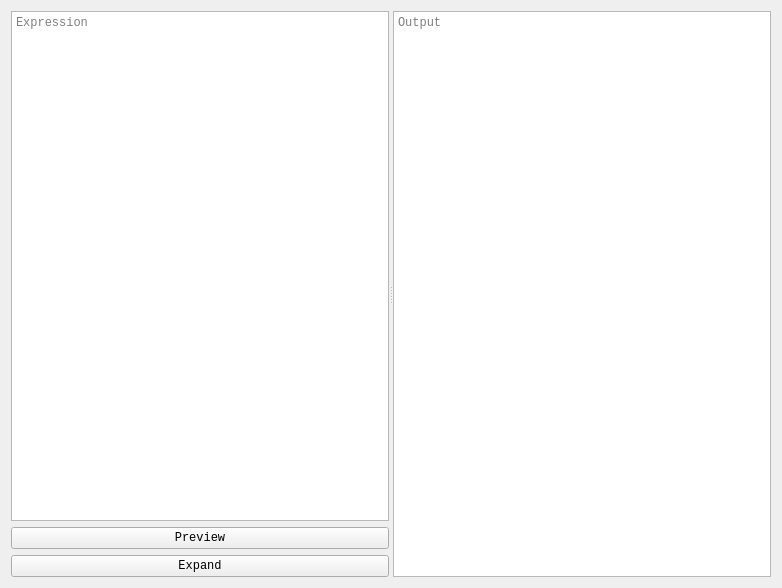
<?xml version="1.0" encoding="UTF-8"?>
<ui version="4.0">
 <class>Form</class>
 <widget class="QWidget" name="Form">
  <property name="geometry">
   <rect>
    <x>0</x>
    <y>0</y>
    <width>782</width>
    <height>588</height>
   </rect>
  </property>
  <property name="font">
   <font>
    <family>Courier New</family>
   </font>
  </property>
  <property name="windowTitle">
   <string>Form</string>
  </property>
  <layout class="QGridLayout" name="gridLayout">
   <item row="0" column="0">
    <widget class="QSplitter" name="splitter">
     <property name="sizePolicy">
      <sizepolicy hsizetype="Expanding" vsizetype="Expanding">
       <horstretch>0</horstretch>
       <verstretch>0</verstretch>
      </sizepolicy>
     </property>
     <property name="orientation">
      <enum>Qt::Horizontal</enum>
     </property>
     <property name="childrenCollapsible">
      <bool>false</bool>
     </property>
     <widget class="QWidget" name="verticalLayoutWidget">
      <layout class="QVBoxLayout" name="verticalLayout">
       <item>
        <widget class="QTextEdit" name="ExpExp">
         <property name="sizePolicy">
          <sizepolicy hsizetype="Expanding" vsizetype="Ignored">
           <horstretch>0</horstretch>
           <verstretch>0</verstretch>
          </sizepolicy>
         </property>
         <property name="toolTip">
          <string>Expression</string>
         </property>
         <property name="lineWrapMode">
          <enum>QTextEdit::NoWrap</enum>
         </property>
         <property name="placeholderText">
          <string>Expression</string>
         </property>
        </widget>
       </item>
       <item>
        <widget class="QPushButton" name="ExpPrev">
         <property name="toolTip">
          <string>Preview the expression</string>
         </property>
         <property name="text">
          <string>Preview</string>
         </property>
        </widget>
       </item>
       <item>
        <widget class="QPushButton" name="ExpCalc">
         <property name="toolTip">
          <string>Expand the expression - Shift + Enter</string>
         </property>
         <property name="text">
          <string>Expand</string>
         </property>
        </widget>
       </item>
      </layout>
     </widget>
     <widget class="QTextBrowser" name="ExpOut">
      <property name="toolTip">
       <string>Expanded Answer</string>
      </property>
      <property name="lineWrapMode">
       <enum>QTextEdit::NoWrap</enum>
      </property>
      <property name="placeholderText">
       <string>Output</string>
      </property>
     </widget>
    </widget>
   </item>
  </layout>
 </widget>
 <resources/>
 <connections/>
</ui>
